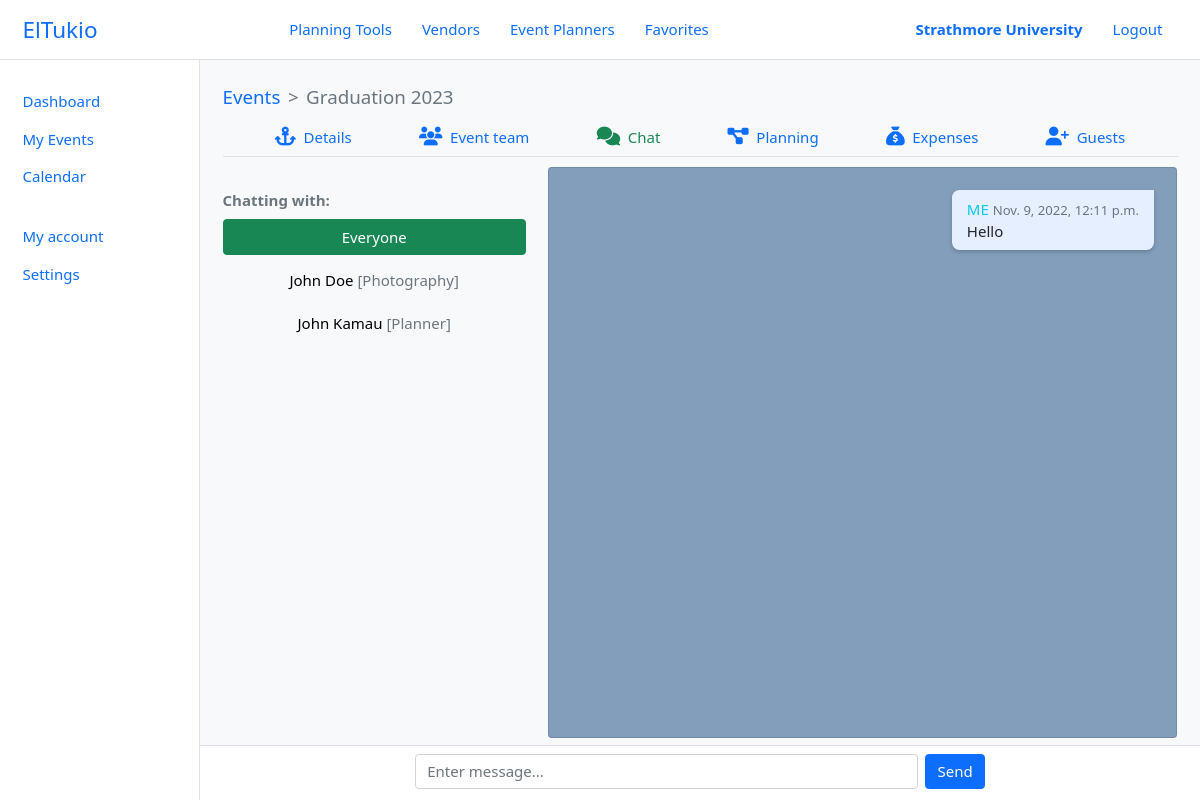
The page /events/1/chatroom/ (signed in) on the database as committed earlier.
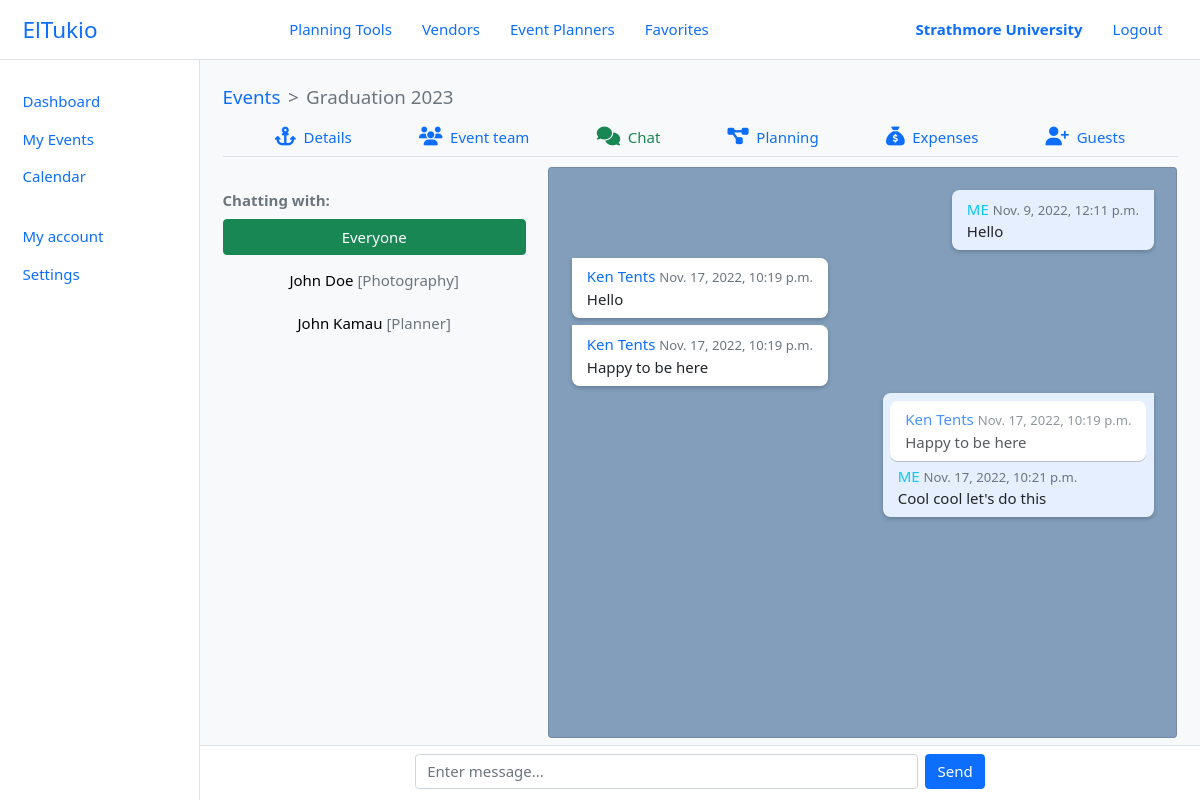
The same page on the database as committed later.
### el_tukio/models.py (models this page shows, shortened)
class User(AbstractUser):
    class UserType(models.IntegerChoices):
        ORGANIZER = 0, _('Organizer')
        PLANNER = 1, _('Planner')
        VENDOR = 3, _('Vendor')
        __empty__ = _('(Unkown)')
    class AccountType(models.IntegerChoices):
        PERSONAL = 1, _('Personal')
        ORGANIZATION = 2, _('Organization')
        __empty__ = _('--------------')
    user_type = models.SmallIntegerField(blank=True, null=True, choices=UserType.choices)
    phone_number = PhoneNumberField(blank=True, null=True, unique=True)
    profile = models.ImageField(default='default.png', upload_to='profile_pics')
    account_type = models.SmallIntegerField(blank=True, null=True, choices=UserType.choices)
    location = models.OneToOneField(Location, blank=True, null=True, on_delete=models.SET_NULL)
    @property
    def is_organizer(self):
        return self.user_type == self.UserType.ORGANIZER
    @property
    def is_planner(self):
        return self.user_type == self.UserType.PLANNER
    @property
    def is_vendor(self):
        return self.user_type == self.UserType.VENDOR
    @property
    def user_role(self):
        if self.is_organizer or self.is_planner:
            return self.get_user_type_display()
        elif self.is_vendor:
            return self.vendor.category.name
    @property
    def full_name(self):
        return self.get_full_name()
    class Meta:
        ordering = ['last_name', 'first_name']
    def __str__(self):
        return self.full_name

class Vendor(models.Model):
    user = models.OneToOneField(User, on_delete=CASCADE, primary_key=True)
    business_name = models.CharField(max_length=100)
    category = models.ForeignKey(VendorCategory, on_delete=SET_NULL, null=True, blank=True, help_text='Select a category for your business.')
    description = models.TextField(max_length=5000, help_text='Brief description of your business')
    services_offered = models.TextField(max_length=5000, help_text='List the particular services your business offers')
    city = models.CharField(max_length=100, help_text='City in which your business is located')
    location = models.CharField(max_length=200, help_text='EG: Ole Sangale Rd, Madaraka')  # street code
    open_hours = models.CharField(max_length=500, default='24/7', help_text='Business service (working) times')
    up_for_business = models.BooleanField(default=True, help_text='Ready to take business at the moment?')

class VendorCategory(models.Model):
    name = models.CharField( max_length=200, help_text='Select a category (EG: Venues)')
    class Meta:
        verbose_name = _('Vendor Category')
        verbose_name_plural = _('Vendor Categories')

class ChatMessage(models.Model):
    chatroom = models.ForeignKey(ChatRoom, on_delete=CASCADE)
    message = models.CharField(max_length=5000, help_text='Enter message...')
    sender = models.ForeignKey(User, on_delete=CASCADE)
    date_sent = models.DateTimeField(auto_now_add=True)
    reply_to = models.BigIntegerField(blank=True, null=True)
    @property
    def reference(self):
        return ChatMessage.objects.get(id=self.reply_to)
    class Meta:
        ordering = ['date_sent']

### el_tukio/views/main.py (the view, shortened to what this page needs)
# urls.py: path('events/<int:event_id>/chatroom/', main.event_chatroom, name='event-chatroom'),
@login_required
@transaction.atomic
def event_chatroom(request, event_id, chat_with=None):
    if not request.method == 'POST':
        event = Event.objects.get(id=event_id)
        chat_with_user = None
        if chat_with:
            chat_with_user = User.objects.get(id=chat_with)
        event_chatroom = ChatRoom.objects.get(id=event.chatroom_id)
        event_chatroom.members.add(event.organizer.user)
        message_form = ChatMessageForm()
        context = {
            'event': event,
            'event_chatroom': event_chatroom,
            'active_chatroom': event_chatroom,
            'message_form': message_form,
            'active': 'chat',
            'active_chat': 0,    #chat with everyone
            'active_chatroom_id': event_chatroom.id
        }
        if chat_with_user:
            context['active_chat'] = chat_with
            context['active_chatroom'] = chatroom_personal
        return render(request, 'main/chat.html', context)

### el_tukio/forms.py
class ChatMessageForm(ModelForm):
    class Meta:
        model = ChatMessage
        fields = ['message']

### el_tukio/models.py (called while the page is built)
def chat_members_changed(sender, **kwargs):
    chatroom = kwargs['instance']
    if chatroom.type == ChatRoom.Type.PERSONAL and chatroom.members.count() > 2:
        raise ValidationError(_("Personal chat can't have more than 2 people!"))

### templates/main/chat.html (shortened to what this page needs)
{% extends 'layouts/dashboard.html' %}
{% load static %}
{% load widget_tweaks %}
{% block content %}
{% include 'components/nav-event.html' %}
<div class="chat-inner d-flex flex-column">
    <div class="row row-cols-2">
        <div class="col-4">
            <div class="d-flex flex-column gap-sm">
                <strong class="text-muted mt-4">Chatting with:</strong>
                <a role="button" class="btn btn-{% if active_chat == 0 %}success{% else %}light{% endif %}" href="{% url 'event-chatroom' event.id %}" title="Chat with Everyone">
                    Everyone
                </a>
                {% for member in event_chatroom.members.all %}
                {% if member.id != user.id %}
                <a role="button" href="{% url 'event-chatroom' event_id=event.id chat_with=member.id %}" class="btn btn-{% if active_chat == member.id %}success{% else %}light{% endif %}" title="Chat with {{ member }}">
                    {{ member }}
                    <span class="text-muted">[{{ member.user_role }}]</span>
                </a>
                {% endif %}
                {% endfor %}
            </div>
        </div>
        <div class="col-8">
            <div class="card messages-wrapper tk-scrollbar">
                <div class="messages-inner d-flex flex-column gap-sm p-4">
                    {% for msg in active_chatroom.chatmessage_set.all %}
                    <div class="chat-message {% if msg.sender.id == user.id %}outgoing{% else %}incoming{% endif %} position-relative">
                        {% if msg.reference %}
                        <div class="chat-message-inner">
                            <p class="mb-0">
                                {% if msg.reference.sender.id != user.id %}
                                <span class="text-primary">{{ msg.reference.sender }}</span>
                                {% else %}
                                <span class="text-info">ME</span>
                                {% endif %}
                                <small class="text-muted">{{ msg.reference.date_sent }}</small>
                            </p>
                            <p class="mb-0">{{ msg.reference.message }}</p>
                        </div>
                        {% endif %}
                        <div class="chat-message-content">
                            <p class="mb-0">
                                {% if msg.sender.id != user.id %}
                                <span class="text-primary">{{ msg.sender }}</span>
                                {% else %}
                                <span class="text-info">ME</span>
                                {% endif %}
                                <small class="text-muted">{{ msg.date_sent }}</small>
                            </p>
                            <p class="mb-0">{{ msg.message }}</p>
                        </div>
                    </div>
                    {% empty %}
                    No messages yet!
                    {% endfor %}
                </div>
            </div>
        </div>
    </div>
</div>
<div class="chat-form-wrapper position-absolute start-0 end-0 bottom-0 bg-white p-2 border-top" id="chatFormWrapper">
    <form name="chatMessageForm" action="{{ request.path_info }}" method="POST" class="d-flex gap-sm">
        {% render_field message_form.message class+='form-control' autofocus=True placeholder='Enter message...' %}
        <button type="submit" class="btn btn-primary">Send</button>
    </form>
</div>
{% endblock content %}

Rows that differ between the two databases and show on the page:
added ChatMessage: sender "Ken Tents", date_sent "Nov. 17, 2022, 10:19 p.m.", message "Hello"
added ChatMessage: sender "Ken Tents", date_sent "Nov. 17, 2022, 10:19 p.m.", message "Happy to be here"
added ChatMessage: reference.sender "Ken Tents", reference.date_sent "Nov. 17, 2022, 10:19 p.m.", reference.message "Happy to be here", shows "ME", date_sent "Nov. 17, 2022, 10:21 p.m.", message "Cool cool let's do this"
